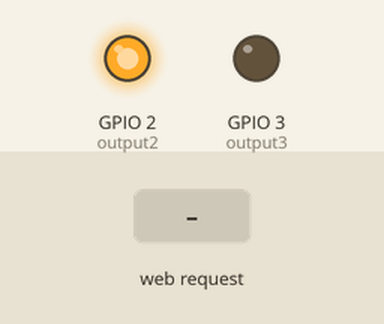
Recording of a sketch running on a simulated ESP8266 (NodeMCU). On the bench: output pins drawn as LEDs (lit = HIGH). Dashed ring = blinking. The inputs (shaded band) are chosen by the test bench. WiFi joins after 1.5 s; servers stay silent unless stated; storage starts empty; not simulated (calls return 0 or success): ../sketch/arduino_secrets.h; what the sketch prints to the serial monitor is not drawn.

Above: at 2.7 s.
2.8 s: HTTP request GET /2/off received
At 3.4 s:
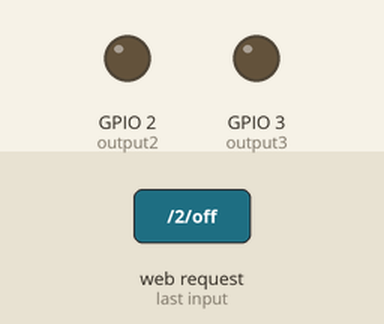
4.3 s: HTTP request GET /3/single received
At 4.9 s:
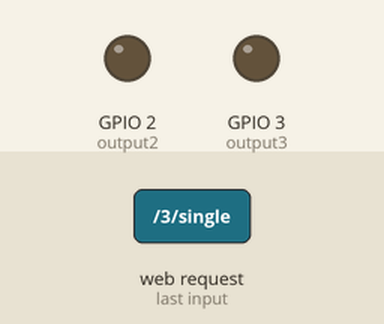
5.9 s: HTTP request GET /2/on received
At 6.9 s:
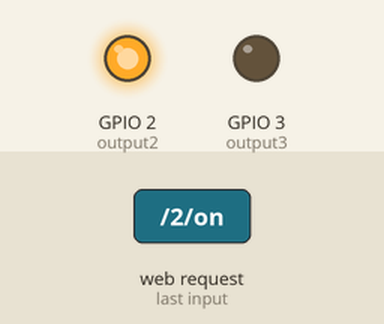
7.4 s: HTTP request GET /3/double received
At 7.56 s:
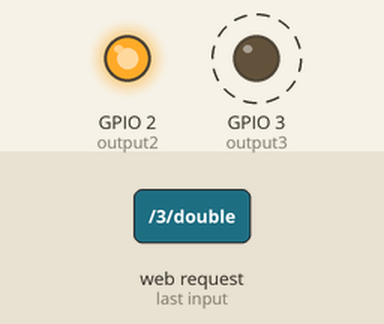
Timing chart, 0 to 10.2 s (numbered marks = the images above; inputs shaded):
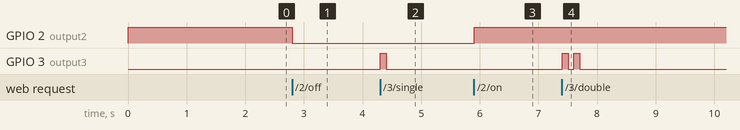

Measured:
- after the input at 2.8 s, GPIO 2 (output2): HIGH → LOW at once
- after the input at 4.3 s, GPIO 3 (output3): LOW → HIGH at once, → LOW 0.10 s later
- after the input at 5.9 s, GPIO 2 (output2): LOW → HIGH at once
- after the input at 7.4 s, GPIO 3 (output3): alternates HIGH for 0.10 s and LOW for 0.10 s, 4 changes in all, then stays LOW, starting at once

The sketch:

esp8266-on-air-light.ino
```cpp
/*********
  Original - Rui Santos
  Project details at http://randomnerdtutorials.com

  On-Air light version - Bill Brooks
  Project details at https://github.com/wcbdata/onAirLight
*********/

// Load Wi-Fi library
#include <ESP8266WiFi.h>
#include <LittleFS.h>
#include <../sketch/arduino_secrets.h>

// Configure network credentials in arduino_secrets.h
const char* ssid     = SECRET_SSID;
const char* password = SECRET_PASS;

// Set web server port number to 80
WiFiServer server(80);

// Variable to store the HTTP request
String header;

// Auxiliar variables to store the current output state
String output2State = "off";
String output3State = "off";

//Initialize variable to hold SVG image
String signString = "Image Not Initialized...";

// Assign output variables to GPIO pins
const int output2 = 2;
const int output3 = 3;


// Current time
unsigned long currentTime = millis();
// Previous time
unsigned long previousTime = 0;
// Define timeout time in milliseconds (example: 2000ms = 2s)
const long timeoutTime = 2000;

void setup() {
  //Set RX for use as a GPIO
  Serial.begin(115200,SERIAL_8N1,SERIAL_TX_ONLY);
  //Serial.begin(115200);
  // Initialize the output variables as outputs
  pinMode(output2, OUTPUT);
  pinMode(output3, OUTPUT);
  // Set outputs to LOW
  digitalWrite(output2, HIGH);
  digitalWrite(output3, LOW);

  // Connect to Wi-Fi network with SSID and password
  Serial.print("Connecting to ");
  Serial.println(ssid);
  WiFi.begin(ssid, password);
  while (WiFi.status() != WL_CONNECTED) {
    delay(500);
    Serial.print(".");
  }
  // Print local IP address and start web server
  Serial.println("");
  Serial.println("WiFi connected.");
  Serial.println("IP address: ");
  Serial.println(WiFi.localIP());
  server.begin();
}

void loop(){
  WiFiClient client = server.available();   // Listen for incoming clients

  if (client) {                             // If a new client connects,
    Serial.println("New Client.");          // print a message out in the serial port
    String currentLine = "";                // make a String to hold incoming data from the client
    currentTime = millis();
    previousTime = currentTime;
    while (client.connected() && currentTime - previousTime <= timeoutTime) { // loop while the client's connected
      currentTime = millis();
      if (client.available()) {             // if there's bytes to read from the client,
        char c = client.read();             // read a byte, then
        Serial.write(c);                    // print it out the serial monitor
        header += c;
        if (c == '\n') {                    // if the byte is a newline character
          // if the current line is blank, you got two newline characters in a row.
          // that's the end of the client HTTP request, so send a response:
          if (currentLine.length() == 0) {
            // HTTP headers always start with a response code (e.g. HTTP/1.1 200 OK)
            // and a content-type so the client knows what's coming, then a blank line:
            client.println("HTTP/1.1 200 OK");
            client.println("Content-type:text/html");
            client.println("Connection: close");
            client.println();

            // turns the GPIOs on and off
           if (header.indexOf("GET /2/on") >= 0) {
              Serial.println("LED off");
              output2State = "on";
              digitalWrite(output2, HIGH);
            } else if (header.indexOf("GET /2/off") >= 0) {
              Serial.println("LED on");
              output2State = "off";
              digitalWrite(output2, LOW);
            } else if (header.indexOf("GET /3/single") >= 0) {
              Serial.println("GPIO 3 on");
              digitalWrite(output3, HIGH);
              delay(100);
              digitalWrite(output3, LOW);
              Serial.println("GPIO 3 off");
            } else if (header.indexOf("GET /3/double") >= 0) {
              Serial.println("GPIO 3 blinking");
              digitalWrite(output3, HIGH);
              delay(100);
              digitalWrite(output3, LOW);
              delay(100);
              digitalWrite(output3, HIGH);
              delay(100);
              digitalWrite(output3, LOW);
              Serial.println("GPIO 3 off");
            }

            // Display the HTML web page
            client.println("<!DOCTYPE html><html>");
            client.println("<head><meta name=\"viewport\" content=\"width=device-width, initial-scale=1\">");
            client.println("<link rel=\"icon\" href=\"data:,\">");
            // CSS to style the on/off buttons
            // Feel free to change the background-color and font-size attributes to fit your preferences
            client.println("<style>html { font-family: Helvetica; display: inline-block; margin: 0px auto; text-align: center;}");
            client.println(".button { background-color: #195B6A; border: none; color: white; padding: 16px 40px;");
            client.println("text-decoration: none; font-size: 30px; margin: 2px; cursor: pointer;}");
            client.println(".button2 {background-color: #77878A;}</style></head>");

            // Web Page Heading
            client.println("<body><h1>ESP8266</h1>");

            //Image
             //Read image file to show it in the browser

            Serial.println("Reading image file");

            if(!LittleFS.begin()){
              Serial.println("An Error has occurred while mounting LittleFS");
              client.println("<p>Image failed to load</p>");
            } else {
              File file = LittleFS.open("OnAirSign.svg", "r");
              uint8_t buf[256];
              int readSize;
              while(file.available()){
                  readSize = file.read(buf, 256);
                  client.write(buf, readSize);
                }
              file.close();
            }


            // Display current state, and ON/OFF buttons for LED (GPIO2)

            // If the output2State is off, it displays the ON button
            if (output2State=="off") {
              client.println("<p>LED - State " + output2State + " (low/LED ON)</p>");
              client.println("<p><a href=\"/2/on\"><button class=\"button\">HIGH</button></a></p>");
            } else {
              client.println("<p>LED - State " + output2State + " (high/LED OFF)</p>");
              client.println("<p><a href=\"/2/off\"><button class=\"button button2\">LOW</button></a></p>");
            }

            // Display current state, and Single-tap button for GPIO 3
            client.println("<p>GPIO 3 - State " + output3State + "</p>");
            // If the output0State is off, it displays the button
            if (output3State=="off") {
              client.println("<p><a href=\"/3/single\"><button class=\"button\">SINGLE</button></a></p>");
            } else {
              client.println("<p><a href=\"/3/off\"><button class=\"button button2\">ERR</button></a></p>");
            }

            // Display current state, and Double-tap button for GPIO 3
            client.println("<p>GPIO 3 - State " + output3State + "</p>");
            // If the output0State is off, it displays the button
            if (output3State=="off") {
              client.println("<p><a href=\"/3/double\"><button class=\"button\">DOUBLE</button></a></p>");
            } else {
              client.println("<p><a href=\"/3/off\"><button class=\"button button2\">ERR</button></a></p>");
            }

            client.println("</body></html>");

            // The HTTP response ends with another blank line
            client.println();
            // Break out of the while loop
            break;
          } else { // if you got a newline, then clear currentLine
            currentLine = "";
          }
        } else if (c != '\r') {  // if you got anything else but a carriage return character,
          currentLine += c;      // add it to the end of the currentLine
        }
      }
    }
    // Clear the header variable
    header = "";
    // Close the connection
    client.stop();
    Serial.println("Client disconnected.");
    Serial.println("");
  }
}
```
